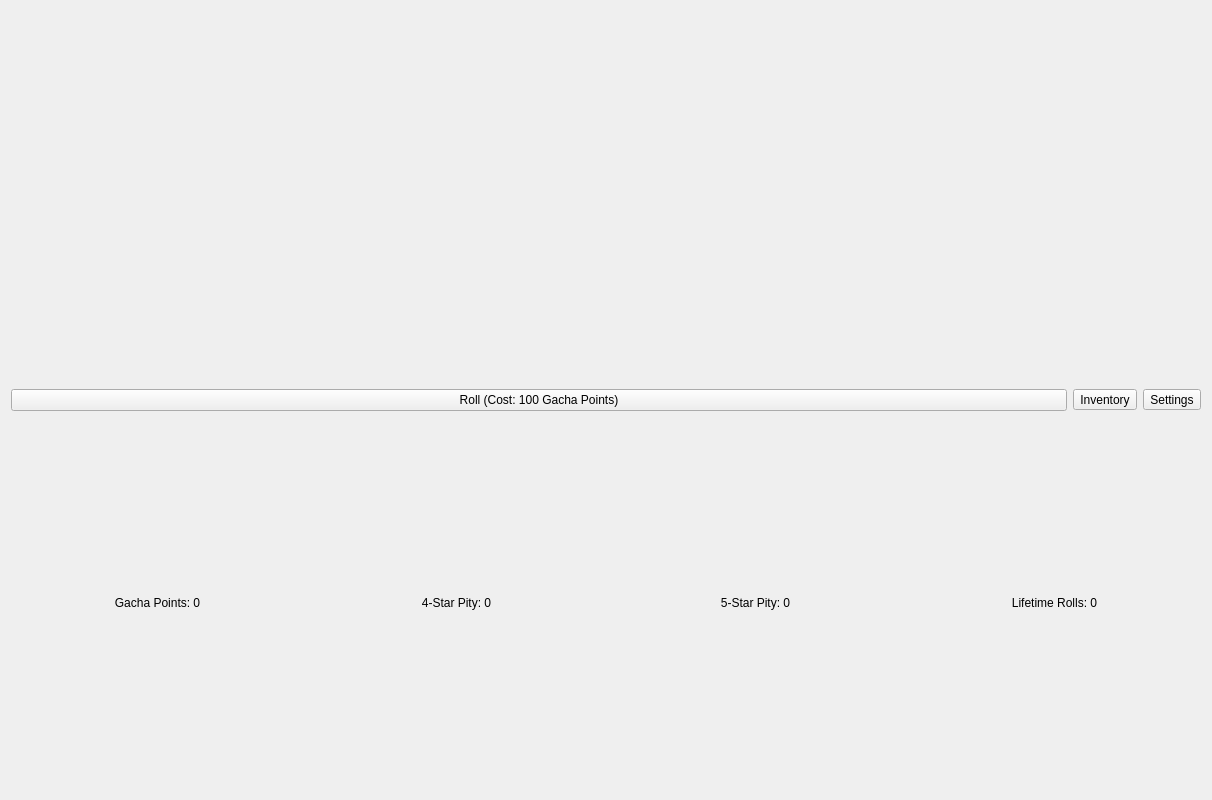
<?xml version="1.0" encoding="UTF-8"?>
<ui version="4.0">
 <class>degenerankiWidget</class>
 <widget class="QWidget" name="degenerankiWidget">
  <property name="geometry">
   <rect>
    <x>0</x>
    <y>0</y>
    <width>1212</width>
    <height>800</height>
   </rect>
  </property>
  <property name="windowTitle">
   <string>Degeneranki</string>
  </property>
  <layout class="QVBoxLayout" name="verticalLayout">
   <item>
    <widget class="QLabel" name="rollImageLabel">
     <property name="text">
      <string/>
     </property>
     <property name="pixmap">
      <pixmap>../src/degeneranki/res/wish-background.jpg</pixmap>
     </property>
    </widget>
   </item>
   <item>
    <layout class="QHBoxLayout" name="horizontalLayout_2">
     <item>
      <widget class="QPushButton" name="rollButton">
       <property name="text">
        <string>Roll (Cost: 100 Gacha Points)</string>
       </property>
      </widget>
     </item>
     <item>
      <widget class="QToolButton" name="inventoryButton">
       <property name="text">
        <string>Inventory</string>
       </property>
      </widget>
     </item>
     <item>
      <widget class="QToolButton" name="settingsButton">
       <property name="text">
        <string>Settings</string>
       </property>
      </widget>
     </item>
    </layout>
   </item>
   <item>
    <layout class="QHBoxLayout" name="horizontalLayout">
     <item>
      <widget class="QLabel" name="gachaPointsLabel">
       <property name="text">
        <string>Gacha Points: 0</string>
       </property>
       <property name="alignment">
        <set>Qt::AlignCenter</set>
       </property>
      </widget>
     </item>
     <item>
      <widget class="QLabel" name="pity4StarsLabel">
       <property name="text">
        <string>4-Star Pity: 0</string>
       </property>
       <property name="alignment">
        <set>Qt::AlignCenter</set>
       </property>
      </widget>
     </item>
     <item>
      <widget class="QLabel" name="pity5StarsLabel">
       <property name="text">
        <string>5-Star Pity: 0</string>
       </property>
       <property name="alignment">
        <set>Qt::AlignCenter</set>
       </property>
      </widget>
     </item>
     <item>
      <widget class="QLabel" name="lifetimeRollsLabel">
       <property name="text">
        <string>Lifetime Rolls: 0</string>
       </property>
       <property name="alignment">
        <set>Qt::AlignCenter</set>
       </property>
      </widget>
     </item>
    </layout>
   </item>
  </layout>
 </widget>
 <resources/>
 <connections/>
</ui>
